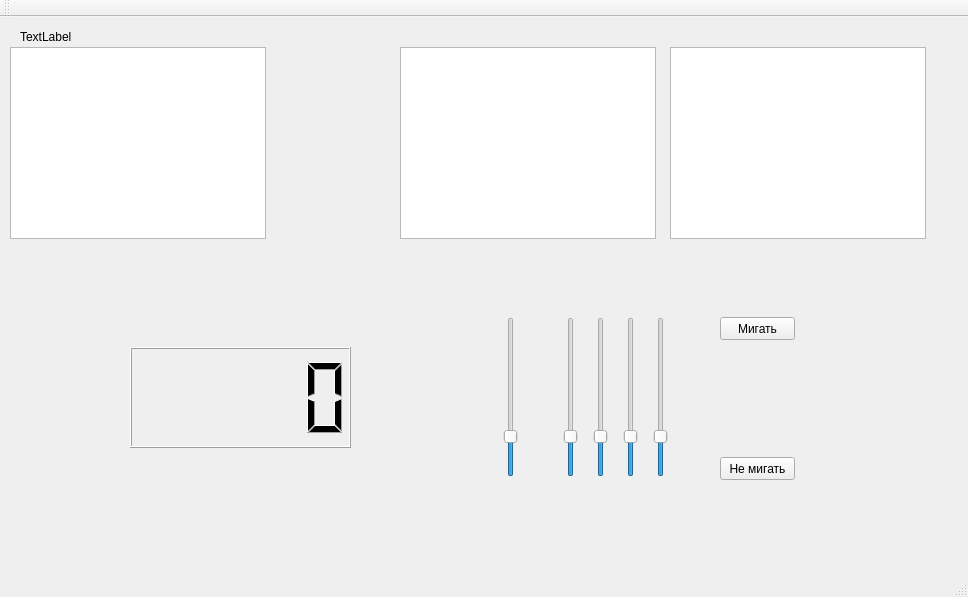
<?xml version="1.0" encoding="UTF-8"?>
<ui version="4.0">
 <class>MainWindow</class>
 <widget class="QMainWindow" name="MainWindow">
  <property name="geometry">
   <rect>
    <x>0</x>
    <y>0</y>
    <width>968</width>
    <height>597</height>
   </rect>
  </property>
  <property name="windowTitle">
   <string>MainWindow</string>
  </property>
  <widget class="QWidget" name="centralWidget">
   <widget class="QLabel" name="label">
    <property name="geometry">
     <rect>
      <x>20</x>
      <y>10</y>
      <width>211</width>
      <height>20</height>
     </rect>
    </property>
    <property name="text">
     <string>TextLabel</string>
    </property>
   </widget>
   <widget class="QListWidget" name="listWidget">
    <property name="geometry">
     <rect>
      <x>10</x>
      <y>30</y>
      <width>256</width>
      <height>192</height>
     </rect>
    </property>
   </widget>
   <widget class="QTextBrowser" name="textBrowser">
    <property name="geometry">
     <rect>
      <x>400</x>
      <y>30</y>
      <width>256</width>
      <height>192</height>
     </rect>
    </property>
   </widget>
   <widget class="QLCDNumber" name="lcdNumber">
    <property name="geometry">
     <rect>
      <x>130</x>
      <y>330</y>
      <width>221</width>
      <height>101</height>
     </rect>
    </property>
    <property name="frameShape">
     <enum>QFrame::Box</enum>
    </property>
    <property name="lineWidth">
     <number>1</number>
    </property>
    <property name="intValue" stdset="0">
     <number>0</number>
    </property>
   </widget>
   <widget class="QSlider" name="verticalSlider">
    <property name="geometry">
     <rect>
      <x>500</x>
      <y>300</y>
      <width>22</width>
      <height>160</height>
     </rect>
    </property>
    <property name="minimum">
     <number>0</number>
    </property>
    <property name="maximum">
     <number>120</number>
    </property>
    <property name="value">
     <number>27</number>
    </property>
    <property name="orientation">
     <enum>Qt::Vertical</enum>
    </property>
   </widget>
   <widget class="QListWidget" name="listWidget_2">
    <property name="geometry">
     <rect>
      <x>670</x>
      <y>30</y>
      <width>256</width>
      <height>192</height>
     </rect>
    </property>
   </widget>
   <widget class="QSlider" name="verticalSlider_2">
    <property name="geometry">
     <rect>
      <x>560</x>
      <y>300</y>
      <width>22</width>
      <height>160</height>
     </rect>
    </property>
    <property name="minimum">
     <number>0</number>
    </property>
    <property name="maximum">
     <number>120</number>
    </property>
    <property name="value">
     <number>27</number>
    </property>
    <property name="orientation">
     <enum>Qt::Vertical</enum>
    </property>
   </widget>
   <widget class="QSlider" name="verticalSlider_3">
    <property name="geometry">
     <rect>
      <x>590</x>
      <y>300</y>
      <width>22</width>
      <height>160</height>
     </rect>
    </property>
    <property name="minimum">
     <number>0</number>
    </property>
    <property name="maximum">
     <number>120</number>
    </property>
    <property name="value">
     <number>27</number>
    </property>
    <property name="orientation">
     <enum>Qt::Vertical</enum>
    </property>
   </widget>
   <widget class="QSlider" name="verticalSlider_4">
    <property name="geometry">
     <rect>
      <x>620</x>
      <y>300</y>
      <width>22</width>
      <height>160</height>
     </rect>
    </property>
    <property name="minimum">
     <number>0</number>
    </property>
    <property name="maximum">
     <number>120</number>
    </property>
    <property name="value">
     <number>27</number>
    </property>
    <property name="orientation">
     <enum>Qt::Vertical</enum>
    </property>
   </widget>
   <widget class="QSlider" name="verticalSlider_5">
    <property name="geometry">
     <rect>
      <x>650</x>
      <y>300</y>
      <width>22</width>
      <height>160</height>
     </rect>
    </property>
    <property name="minimum">
     <number>0</number>
    </property>
    <property name="maximum">
     <number>120</number>
    </property>
    <property name="value">
     <number>27</number>
    </property>
    <property name="orientation">
     <enum>Qt::Vertical</enum>
    </property>
   </widget>
   <widget class="QPushButton" name="blinkButton">
    <property name="geometry">
     <rect>
      <x>720</x>
      <y>300</y>
      <width>75</width>
      <height>23</height>
     </rect>
    </property>
    <property name="text">
     <string>Мигать</string>
    </property>
   </widget>
   <widget class="QPushButton" name="stopButton">
    <property name="geometry">
     <rect>
      <x>720</x>
      <y>440</y>
      <width>75</width>
      <height>23</height>
     </rect>
    </property>
    <property name="text">
     <string>Не мигать</string>
    </property>
   </widget>
  </widget>
  <widget class="QMenuBar" name="menuBar">
   <property name="geometry">
    <rect>
     <x>0</x>
     <y>0</y>
     <width>968</width>
     <height>21</height>
    </rect>
   </property>
  </widget>
  <widget class="QToolBar" name="mainToolBar">
   <attribute name="toolBarArea">
    <enum>TopToolBarArea</enum>
   </attribute>
   <attribute name="toolBarBreak">
    <bool>false</bool>
   </attribute>
  </widget>
  <widget class="QStatusBar" name="statusBar"/>
 </widget>
 <layoutdefault spacing="6" margin="11"/>
 <resources/>
 <connections/>
</ui>
